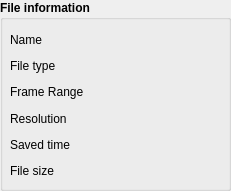
         <widget class="QGroupBox" name="groupBox_shot_file_info">
          <property name="geometry">
           <rect>
            <x>820</x>
            <y>50</y>
            <width>231</width>
            <height>191</height>
           </rect>
          </property>
          <property name="font">
           <font>
            <bold>true</bold>
            <underline>false</underline>
            <strikeout>false</strikeout>
           </font>
          </property>
          <property name="title">
           <string>File information</string>
          </property>
          <property name="flat">
           <bool>false</bool>
          </property>
          <property name="checkable">
           <bool>false</bool>
          </property>
          <widget class="QWidget" name="verticalLayoutWidget">
           <property name="geometry">
            <rect>
             <x>10</x>
             <y>30</y>
             <width>74</width>
             <height>151</height>
            </rect>
           </property>
           <layout class="QVBoxLayout" name="verticalLayout_3">
            <item>
             <widget class="QLabel" name="label_16">
              <property name="font">
               <font>
                <pointsize>9</pointsize>
                <bold>false</bold>
                <underline>false</underline>
                <strikeout>false</strikeout>
               </font>
              </property>
              <property name="text">
               <string>Name</string>
              </property>
             </widget>
            </item>
            <item>
             <widget class="QLabel" name="label_14">
              <property name="font">
               <font>
                <pointsize>9</pointsize>
                <bold>false</bold>
                <underline>false</underline>
                <strikeout>false</strikeout>
               </font>
              </property>
              <property name="text">
               <string>File type</string>
              </property>
             </widget>
            </item>
            <item>
             <widget class="QLabel" name="label_10">
              <property name="font">
               <font>
                <pointsize>9</pointsize>
                <bold>false</bold>
                <underline>false</underline>
                <strikeout>false</strikeout>
               </font>
              </property>
              <property name="text">
               <string>Frame Range </string>
              </property>
             </widget>
            </item>
            <item>
             <widget class="QLabel" name="label_6">
              <property name="font">
               <font>
                <pointsize>9</pointsize>
                <bold>false</bold>
                <underline>false</underline>
                <strikeout>false</strikeout>
               </font>
              </property>
              <property name="text">
               <string>Resolution</string>
              </property>
             </widget>
            </item>
            <item>
             <widget class="QLabel" name="label_9">
              <property name="font">
               <font>
                <pointsize>9</pointsize>
                <bold>false</bold>
                <underline>false</underline>
                <strikeout>false</strikeout>
               </font>
              </property>
              <property name="text">
               <string>Saved time</string>
              </property>
             </widget>
            </item>
            <item>
             <widget class="QLabel" name="label_20">
              <property name="font">
               <font>
                <pointsize>9</pointsize>
                <bold>false</bold>
                <underline>false</underline>
                <strikeout>false</strikeout>
               </font>
              </property>
              <property name="text">
               <string>File size</string>
              </property>
             </widget>
            </item>
           </layout>
          </widget>
          <widget class="QWidget" name="verticalLayoutWidget_2">
           <property name="geometry">
            <rect>
             <x>90</x>
             <y>30</y>
             <width>131</width>
             <height>151</height>
            </rect>
           </property>
           <layout class="QVBoxLayout" name="verticalLayout_4">
            <item>
             <widget class="QLabel" name="label_shot_filename">
              <property name="font">
               <font>
                <pointsize>9</pointsize>
                <bold>false</bold>
                <underline>false</underline>
                <strikeout>false</strikeout>
               </font>
              </property>
              <property name="text">
               <string/>
              </property>
             </widget>
            </item>
            <item>
             <widget class="QLabel" name="label_shot_filetype">
              <property name="font">
               <font>
                <pointsize>9</pointsize>
                <bold>false</bold>
                <underline>false</underline>
                <strikeout>false</strikeout>
               </font>
              </property>
              <property name="text">
               <string/>
              </property>
             </widget>
            </item>
            <item>
             <widget class="QLabel" name="label_shot_framerange">
              <property name="font">
               <font>
                <pointsize>9</pointsize>
                <bold>false</bold>
                <underline>false</underline>
                <strikeout>false</strikeout>
               </font>
              </property>
              <property name="text">
               <string/>
              </property>
             </widget>
            </item>
            <item>
             <widget class="QLabel" name="label_shot_resolution">
              <property name="font">
               <font>
                <pointsize>9</pointsize>
                <bold>false</bold>
                <underline>false</underline>
                <strikeout>false</strikeout>
               </font>
              </property>
              <property name="text">
               <string/>
              </property>
             </widget>
            </item>
            <item>
             <widget class="QLabel" name="label_shot_savedtime">
              <property name="font">
               <font>
                <pointsize>9</pointsize>
                <bold>false</bold>
                <underline>false</underline>
                <strikeout>false</strikeout>
               </font>
              </property>
              <property name="text">
               <string/>
              </property>
             </widget>
            </item>
            <item>
             <widget class="QLabel" name="label_shot_filesize">
              <property name="font">
               <font>
                <pointsize>9</pointsize>
                <bold>false</bold>
                <underline>false</underline>
                <strikeout>false</strikeout>
               </font>
              </property>
              <property name="text">
               <string/>
              </property>
             </widget>
            </item>
           </layout>
          </widget>
         </widget>
